Frame 1 (no input): blank canvas, image omitted
Frame 60 (the mouse pressed at the canvas centre just before this capture): blank canvas, image omitted
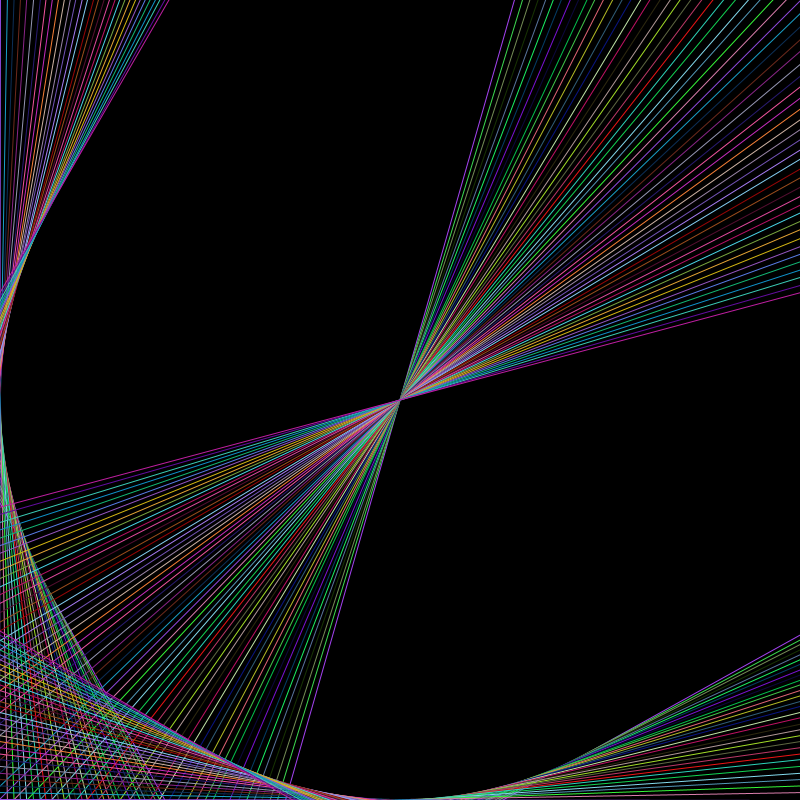
Frame 120 (the mouse held since frame 60 and released just before this capture)

The Processing sketch whose frames 1 and 60 were blank and that drew this single picture after the mouse press (run headless with seeded random() and noise(); from frame 60 on, the mouse is pressed at the canvas centre):

// Processing sketch: processing_76370
// ── processing_76370.pde

//David Kim
//Creative Programming
//Assignment 4-2
//10-15-12

void setup() {
  size(800, 800);
  background(0);
  smooth(4);
}
 
void draw() {
  if (mousePressed == true) {
    translate(width/2, height/2);
    rotate(radians(frameCount));
        
    stroke(random(255), random(255), random(255));

    line(-width/2, -height/2, mouseX, mouseY);
    //line(100, 100, mouseX, mouseY);
  
    line(width/2, height/2, mouseX, mouseY);
    //line(width-100, height-100, mouseX, mouseY);
  
    line(-width/2, height/2, mouseX, mouseY);
    //line(100, height-100, mouseX, mouseY);
    
    line(width/2, -height/2, mouseX, mouseY);
    //line(width-100, 100, mouseX, mouseY);
  }
   
    else {
      background(0);
  }
}
